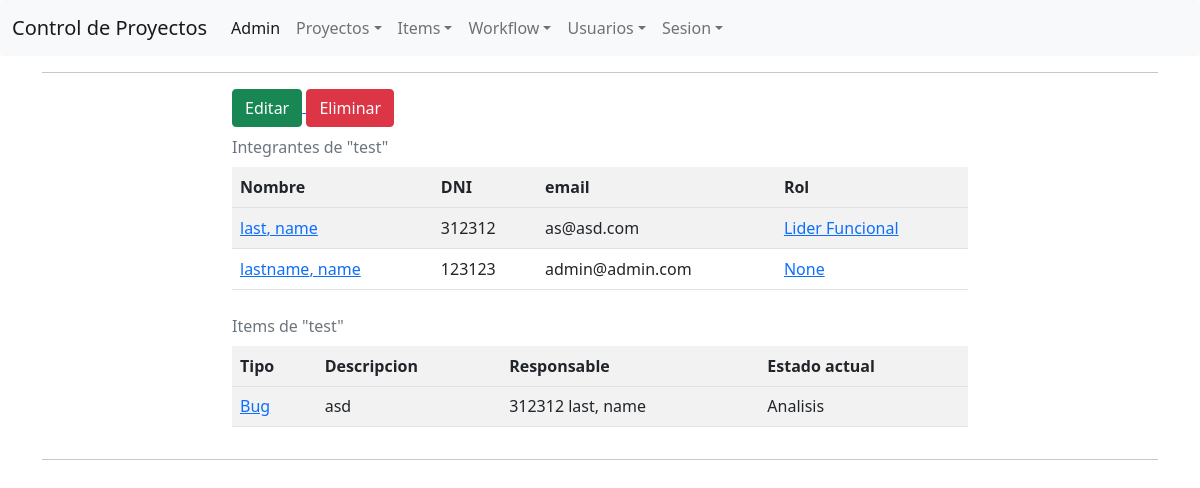
/proyectos/1/, run on an earlier commit of the app's database.
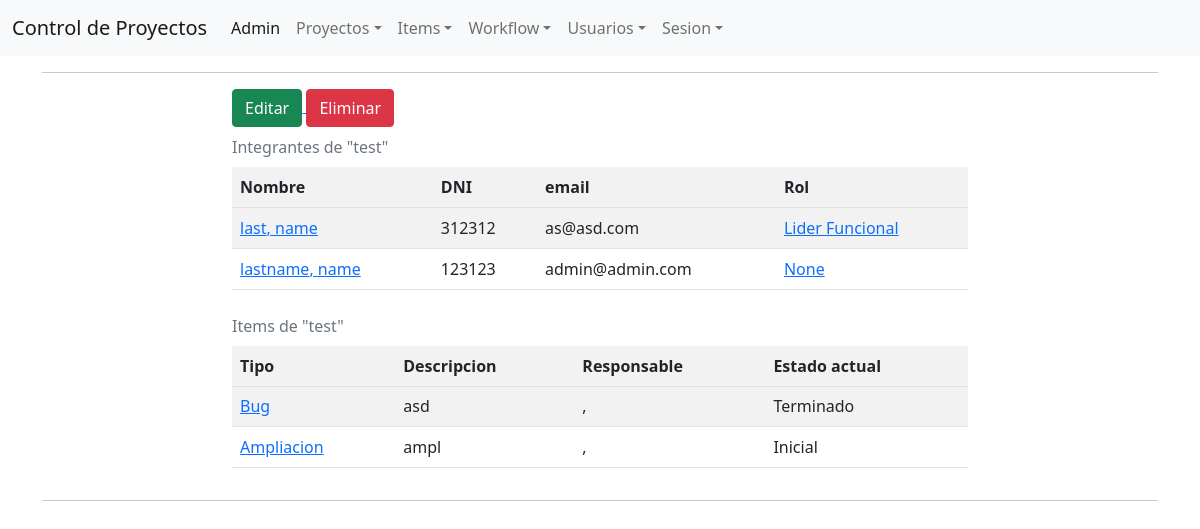
And on a later commit of the database.
### ControlProyecto/models/RolUsuario.py (models this page shows, shortened)
class RolUsuario(models.Model):
    class TipoRol(models.TextChoices):
        lider_tecnico = "LT", _("Lider Tecnico")
        lider_funcional = "LF", _("Lider Funcional")
        representante_cliente = "RC", _("Representante Cliente")
    usuario = models.ForeignKey("Usuario", on_delete=models.CASCADE)
    proyecto = models.ForeignKey("Proyecto", on_delete=models.CASCADE)
    rol = models.CharField(max_length=2, choices=TipoRol.choices, null=True, blank=True)

### ControlProyecto/models/Usuario.py (models this page shows, shortened)
class Usuario(models.Model):
    user = models.OneToOneField(settings.AUTH_USER_MODEL, on_delete=models.CASCADE)
    dni = models.CharField(max_length=16, unique=True)
    proyectos = models.ManyToManyField("Proyecto", through="RolUsuario")

### ControlProyecto/models/Item.py (models this page shows, shortened)
class Item(models.Model):
    proyecto = models.ForeignKey("Proyecto",  on_delete=models.CASCADE)
    tipo = models.ForeignKey("TipoItem",  on_delete=models.CASCADE)
    descripcion = models.TextField()

### ControlProyecto/models/TipoItem.py (models this page shows, shortened)
class TipoItem(models.Model):
    nombre = models.CharField(max_length=32, unique=True)
    workflow = models.ForeignKey("Workflow", on_delete=models.CASCADE)

### ControlProyecto/models/Estado.py (models this page shows, shortened)
class Estado(models.Model):
    inicial = models.BooleanField(null=True)
    nombre = models.CharField(max_length=32)
    fecha = models.DateField(null=True)
    item = models.ForeignKey("Item", on_delete=models.CASCADE)
    responsables = models.ManyToManyField("Usuario", through="ResponsablesEstado", blank=True)
    siguiente = models.ForeignKey("self", on_delete=models.CASCADE, null=True, blank=True)
    class Meta:
        ordering = ["fecha"]

### ControlProyecto/views/ProyectoView.py (the view)
# urls.py: path('proyectos/<int:pk>/', ProyectoView.as_view(), name="detalle-proyecto"),
class ProyectoView(TemplateView):
    def get_context_data(self, **kwargs):
        context = super().get_context_data()
        context["proyecto"] = Proyecto.objects.get(id=kwargs["pk"])
        context["roles"] = RolUsuario.objects.filter(proyecto__id=kwargs["pk"]).order_by("usuario__user__last_name")
        context["items"] = Item.objects.filter(proyecto__id=kwargs["pk"])
        return context
    template_name = "proyecto.html"

### ControlProyecto/templates/proyecto.html (shortened to what this page needs)
{% extends "base.html" %}
{% block content %}
<a href="{% url "editar-proyecto" pk=proyecto.id %}">
    <button type="button" class="btn btn-success">Editar</button>
</a>
<a href="{% url "borrar-proyecto" pk=proyecto.id %}">
    <button type="button" class="btn btn-danger">Eliminar</button>
</a>
<table>
    <caption>
        Integrantes de "{{ proyecto.nombre }}"
    </caption>
    <tr>
        <th>Nombre</th>
        <th>DNI</th>
        <th>email</th>
        <th>Rol</th>
    </tr>
    <tr>
        {% for u in roles %}
            <tr>
                <td><a href="{% url "detalle-usuario" pk=u.usuario.id %}">{{ u.usuario.user.last_name }}, {{ u.usuario.user.first_name }}</a></td>
                <td>{{ u.usuario.dni }}</td>
                <td>{{ u.usuario.user.email }}</td>
                <td><a href="{% url "rol-usuario" pk=u.id %}">{{ u.get_rol_display }}</a></td>
            </tr>
        {% endfor %}
    </tr>
</table>
<table>
    <caption>
        Items de "{{ proyecto.nombre }}"
    </caption>
    <tr>
        <th>Tipo</th>
        <th>Descripcion</th>
        <th>Responsable</th>
        <th>Estado actual</th>
    </tr>
    <tr>
        {% for i in items %}
            <tr>
                <td><a href="{% url "detalle-item" pk=i.id %}">{{ i.tipo.nombre }}</a></td>
                <td>{{ i.descripcion }}</td>
                <td>{{ i.estado_set.last.responsables.last.dni }} {{ i.estado_set.last.responsables.last.user.last_name }}, {{ i.estado_set.last.responsables.last.user.first_name }}</td>
                <td>{{ i.estado_set.last.nombre }}</td>
            </tr>
        {% endfor %}
    </tr>
</table>
{% endblock %}

What changed in the data, as far as the page shows it:
shown differently, row unchanged: Item "asd": estado_set.last.nombre "Analisis" → "Terminado"; estado_set.last.responsables.last.dni "312312" → (not shown); estado_set.last.responsables.last.user.last_name "last" → (not shown); estado_set.last.responsables.last.user.first_name "name" → (not shown)
added Item: tipo.nombre "Ampliacion", descripcion "ampl", estado_set.last.nombre "Inicial"
